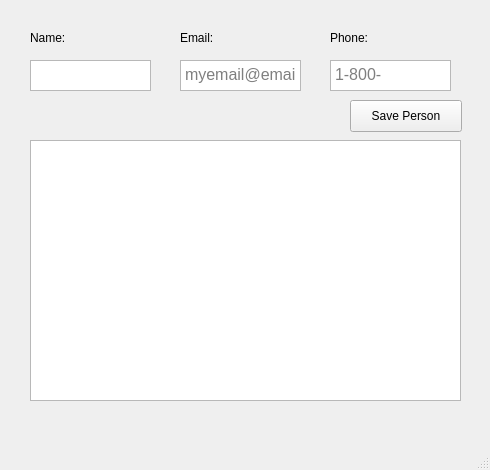
<?xml version="1.0" encoding="UTF-8"?>
<ui version="4.0">
 <class>MainWindow</class>
 <widget class="QMainWindow" name="MainWindow">
  <property name="geometry">
   <rect>
    <x>0</x>
    <y>0</y>
    <width>490</width>
    <height>470</height>
   </rect>
  </property>
  <property name="sizePolicy">
   <sizepolicy hsizetype="Fixed" vsizetype="Fixed">
    <horstretch>0</horstretch>
    <verstretch>0</verstretch>
   </sizepolicy>
  </property>
  <property name="minimumSize">
   <size>
    <width>490</width>
    <height>470</height>
   </size>
  </property>
  <property name="maximumSize">
   <size>
    <width>490</width>
    <height>470</height>
   </size>
  </property>
  <property name="windowTitle">
   <string>MainWindow</string>
  </property>
  <widget class="QWidget" name="centralwidget">
   <widget class="QTableView" name="tablePersons">
    <property name="geometry">
     <rect>
      <x>30</x>
      <y>140</y>
      <width>431</width>
      <height>261</height>
     </rect>
    </property>
   </widget>
   <widget class="QTextEdit" name="textName">
    <property name="geometry">
     <rect>
      <x>30</x>
      <y>60</y>
      <width>121</width>
      <height>31</height>
     </rect>
    </property>
    <property name="verticalScrollBarPolicy">
     <enum>Qt::ScrollBarAlwaysOff</enum>
    </property>
    <property name="horizontalScrollBarPolicy">
     <enum>Qt::ScrollBarAlwaysOff</enum>
    </property>
    <property name="tabChangesFocus">
     <bool>true</bool>
    </property>
   </widget>
   <widget class="QLabel" name="label_1">
    <property name="geometry">
     <rect>
      <x>30</x>
      <y>30</y>
      <width>58</width>
      <height>16</height>
     </rect>
    </property>
    <property name="text">
     <string>Name:</string>
    </property>
   </widget>
   <widget class="QTextEdit" name="textEmail">
    <property name="geometry">
     <rect>
      <x>180</x>
      <y>60</y>
      <width>121</width>
      <height>31</height>
     </rect>
    </property>
    <property name="font">
     <font>
      <pointsize>12</pointsize>
     </font>
    </property>
    <property name="tabChangesFocus">
     <bool>true</bool>
    </property>
    <property name="placeholderText">
     <string>myemail@email.com</string>
    </property>
   </widget>
   <widget class="QTextEdit" name="textPhone">
    <property name="geometry">
     <rect>
      <x>330</x>
      <y>60</y>
      <width>121</width>
      <height>31</height>
     </rect>
    </property>
    <property name="font">
     <font>
      <pointsize>12</pointsize>
     </font>
    </property>
    <property name="tabChangesFocus">
     <bool>true</bool>
    </property>
    <property name="placeholderText">
     <string>1-800-AWESOME</string>
    </property>
   </widget>
   <widget class="QLabel" name="label_2">
    <property name="geometry">
     <rect>
      <x>180</x>
      <y>30</y>
      <width>58</width>
      <height>16</height>
     </rect>
    </property>
    <property name="text">
     <string>Email:</string>
    </property>
   </widget>
   <widget class="QLabel" name="label_3">
    <property name="geometry">
     <rect>
      <x>330</x>
      <y>30</y>
      <width>58</width>
      <height>16</height>
     </rect>
    </property>
    <property name="text">
     <string>Phone:</string>
    </property>
   </widget>
   <widget class="QPushButton" name="buttonSavePerson">
    <property name="geometry">
     <rect>
      <x>350</x>
      <y>100</y>
      <width>112</width>
      <height>32</height>
     </rect>
    </property>
    <property name="text">
     <string>Save Person</string>
    </property>
   </widget>
  </widget>
  <widget class="QMenuBar" name="menubar">
   <property name="geometry">
    <rect>
     <x>0</x>
     <y>0</y>
     <width>490</width>
     <height>22</height>
    </rect>
   </property>
  </widget>
  <widget class="QStatusBar" name="statusbar"/>
 </widget>
 <resources/>
 <connections/>
</ui>
